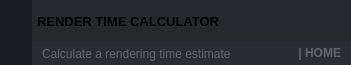
        <widget class="QFrame" name="frame_top">
         <property name="minimumSize">
          <size>
           <width>0</width>
           <height>65</height>
          </size>
         </property>
         <property name="maximumSize">
          <size>
           <width>16777215</width>
           <height>65</height>
          </size>
         </property>
         <property name="styleSheet">
          <string notr="true">background-color: transparent;</string>
         </property>
         <property name="frameShape">
          <enum>QFrame::NoFrame</enum>
         </property>
         <property name="frameShadow">
          <enum>QFrame::Raised</enum>
         </property>
         <layout class="QHBoxLayout" name="horizontalLayout_3">
          <property name="spacing">
           <number>0</number>
          </property>
          <property name="leftMargin">
           <number>0</number>
          </property>
          <property name="topMargin">
           <number>0</number>
          </property>
          <property name="rightMargin">
           <number>0</number>
          </property>
          <property name="bottomMargin">
           <number>0</number>
          </property>
          <item>
           <widget class="QFrame" name="frame_toggle">
            <property name="maximumSize">
             <size>
              <width>70</width>
              <height>16777215</height>
             </size>
            </property>
            <property name="styleSheet">
             <string notr="true">background-color: rgb(27, 29, 35);</string>
            </property>
            <property name="frameShape">
             <enum>QFrame::NoFrame</enum>
            </property>
            <property name="frameShadow">
             <enum>QFrame::Raised</enum>
            </property>
            <layout class="QVBoxLayout" name="verticalLayout_3">
             <property name="spacing">
              <number>0</number>
             </property>
             <property name="leftMargin">
              <number>0</number>
             </property>
             <property name="topMargin">
              <number>0</number>
             </property>
             <property name="rightMargin">
              <number>0</number>
             </property>
             <property name="bottomMargin">
              <number>0</number>
             </property>
             <item>
              <widget class="QPushButton" name="btn_toggle_menu">
               <property name="sizePolicy">
                <sizepolicy hsizetype="Expanding" vsizetype="Expanding">
                 <horstretch>0</horstretch>
                 <verstretch>0</verstretch>
                </sizepolicy>
               </property>
               <property name="styleSheet">
                <string notr="true">QPushButton {
	background-image: url(:/24x24/icons/24x24/cil-menu.png);
	background-position: center;
	background-repeat: no-reperat;
	border: none;
	background-color: rgb(27, 29, 35);
}
QPushButton:hover {
	background-color: rgb(33, 37, 43);
}
QPushButton:pressed {	
	background-color: rgb(85, 170, 255);
}</string>
               </property>
               <property name="text">
                <string/>
               </property>
              </widget>
             </item>
            </layout>
           </widget>
          </item>
          <item>
           <widget class="QFrame" name="frame_top_right">
            <property name="styleSheet">
             <string notr="true">background: transparent;</string>
            </property>
            <property name="frameShape">
             <enum>QFrame::NoFrame</enum>
            </property>
            <property name="frameShadow">
             <enum>QFrame::Raised</enum>
            </property>
            <layout class="QVBoxLayout" name="verticalLayout_2">
             <property name="spacing">
              <number>0</number>
             </property>
             <property name="leftMargin">
              <number>0</number>
             </property>
             <property name="topMargin">
              <number>0</number>
             </property>
             <property name="rightMargin">
              <number>0</number>
             </property>
             <property name="bottomMargin">
              <number>0</number>
             </property>
             <item>
              <widget class="QFrame" name="frame_top_btns">
               <property name="maximumSize">
                <size>
                 <width>16777215</width>
                 <height>42</height>
                </size>
               </property>
               <property name="styleSheet">
                <string notr="true">background-color: rgba(27, 29, 35, 200)</string>
               </property>
               <property name="frameShape">
                <enum>QFrame::NoFrame</enum>
               </property>
               <property name="frameShadow">
                <enum>QFrame::Raised</enum>
               </property>
               <layout class="QHBoxLayout" name="horizontalLayout_4">
                <property name="spacing">
                 <number>0</number>
                </property>
                <property name="leftMargin">
                 <number>0</number>
                </property>
                <property name="topMargin">
                 <number>0</number>
                </property>
                <property name="rightMargin">
                 <number>0</number>
                </property>
                <property name="bottomMargin">
                 <number>0</number>
                </property>
                <item>
                 <widget class="QFrame" name="frame_label_top_btns">
                  <property name="sizePolicy">
                   <sizepolicy hsizetype="Expanding" vsizetype="Preferred">
                    <horstretch>0</horstretch>
                    <verstretch>0</verstretch>
                   </sizepolicy>
                  </property>
                  <property name="frameShape">
                   <enum>QFrame::NoFrame</enum>
                  </property>
                  <property name="frameShadow">
                   <enum>QFrame::Raised</enum>
                  </property>
                  <layout class="QHBoxLayout" name="horizontalLayout_10">
                   <property name="spacing">
                    <number>0</number>
                   </property>
                   <property name="leftMargin">
                    <number>5</number>
                   </property>
                   <property name="topMargin">
                    <number>0</number>
                   </property>
                   <property name="rightMargin">
                    <number>10</number>
                   </property>
                   <property name="bottomMargin">
                    <number>0</number>
                   </property>
                   <item>
                    <widget class="QFrame" name="frame_icon_top_bar">
                     <property name="maximumSize">
                      <size>
                       <width>30</width>
                       <height>30</height>
                      </size>
                     </property>
                     <property name="styleSheet">
                      <string notr="true">background: transparent;
background-image: url(:/16x16/icons/16x16/cil-av-timer.png);
background-position: center;
background-repeat: no-repeat;
</string>
                     </property>
                     <property name="frameShape">
                      <enum>QFrame::StyledPanel</enum>
                     </property>
                     <property name="frameShadow">
                      <enum>QFrame::Raised</enum>
                     </property>
                    </widget>
                   </item>
                   <item>
                    <widget class="QLabel" name="label_title_bar_top">
                     <property name="font">
                      <font>
                       <family>Segoe UI</family>
                       <pointsize>10</pointsize>
                       <weight>75</weight>
                       <bold>true</bold>
                      </font>
                     </property>
                     <property name="styleSheet">
                      <string notr="true">background: transparent;
</string>
                     </property>
                     <property name="text">
                      <string>RENDER TIME CALCULATOR</string>
                     </property>
                    </widget>
                   </item>
                  </layout>
                 </widget>
                </item>
                <item alignment="Qt::AlignRight">
                 <widget class="QFrame" name="frame_btns_right">
                  <property name="sizePolicy">
                   <sizepolicy hsizetype="Expanding" vsizetype="Preferred">
                    <horstretch>0</horstretch>
                    <verstretch>0</verstretch>
                   </sizepolicy>
                  </property>
                  <property name="maximumSize">
                   <size>
                    <width>120</width>
                    <height>16777215</height>
                   </size>
                  </property>
                  <property name="frameShape">
                   <enum>QFrame::NoFrame</enum>
                  </property>
                  <property name="frameShadow">
                   <enum>QFrame::Raised</enum>
                  </property>
                  <layout class="QHBoxLayout" name="horizontalLayout_5">
                   <property name="spacing">
                    <number>0</number>
                   </property>
                   <property name="leftMargin">
                    <number>0</number>
                   </property>
                   <property name="topMargin">
                    <number>0</number>
                   </property>
                   <property name="rightMargin">
                    <number>0</number>
                   </property>
                   <property name="bottomMargin">
                    <number>0</number>
                   </property>
                   <item>
                    <widget class="QPushButton" name="btn_minimize">
                     <property name="sizePolicy">
                      <sizepolicy hsizetype="Minimum" vsizetype="Expanding">
                       <horstretch>0</horstretch>
                       <verstretch>0</verstretch>
                      </sizepolicy>
                     </property>
                     <property name="minimumSize">
                      <size>
                       <width>40</width>
                       <height>0</height>
                      </size>
                     </property>
                     <property name="maximumSize">
                      <size>
                       <width>40</width>
                       <height>16777215</height>
                      </size>
                     </property>
                     <property name="toolTip">
                      <string>Minimize</string>
                     </property>
                     <property name="styleSheet">
                      <string notr="true">QPushButton {	
	border: none;
	background-color: transparent;
}
QPushButton:hover {
	background-color: rgb(52, 59, 72);
}
QPushButton:pressed {	
	background-color: rgb(85, 170, 255);
}</string>
                     </property>
                     <property name="text">
                      <string/>
                     </property>
                     <property name="icon">
                      <iconset resource="files.qrc">
                       <normaloff>:/16x16/icons/16x16/cil-window-minimize.png</normaloff>:/16x16/icons/16x16/cil-window-minimize.png</iconset>
                     </property>
                    </widget>
                   </item>
                   <item>
                    <widget class="QPushButton" name="btn_maximize_restore">
                     <property name="sizePolicy">
                      <sizepolicy hsizetype="Minimum" vsizetype="Expanding">
                       <horstretch>0</horstretch>
                       <verstretch>0</verstretch>
                      </sizepolicy>
                     </property>
                     <property name="minimumSize">
                      <size>
                       <width>40</width>
                       <height>0</height>
                      </size>
                     </property>
                     <property name="maximumSize">
                      <size>
                       <width>40</width>
                       <height>16777215</height>
                      </size>
                     </property>
                     <property name="toolTip">
                      <string>Maximize</string>
                     </property>
                     <property name="styleSheet">
                      <string notr="true">QPushButton {	
	border: none;
	background-color: transparent;
}
QPushButton:hover {
	background-color: rgb(52, 59, 72);
}
QPushButton:pressed {	
	background-color: rgb(85, 170, 255);
}</string>
                     </property>
                     <property name="text">
                      <string/>
                     </property>
                     <property name="icon">
                      <iconset resource="files.qrc">
                       <normaloff>:/16x16/icons/16x16/cil-window-maximize.png</normaloff>:/16x16/icons/16x16/cil-window-maximize.png</iconset>
                     </property>
                    </widget>
                   </item>
                   <item>
                    <widget class="QPushButton" name="btn_close">
                     <property name="sizePolicy">
                      <sizepolicy hsizetype="Minimum" vsizetype="Expanding">
                       <horstretch>0</horstretch>
                       <verstretch>0</verstretch>
                      </sizepolicy>
                     </property>
                     <property name="minimumSize">
                      <size>
                       <width>40</width>
                       <height>0</height>
                      </size>
                     </property>
                     <property name="maximumSize">
                      <size>
                       <width>40</width>
                       <height>16777215</height>
                      </size>
                     </property>
                     <property name="toolTip">
                      <string>Close</string>
                     </property>
                     <property name="styleSheet">
                      <string notr="true">QPushButton {	
	border: none;
	background-color: transparent;
}
QPushButton:hover {
	background-color: rgb(52, 59, 72);
}
QPushButton:pressed {	
	background-color: rgb(85, 170, 255);
}</string>
                     </property>
                     <property name="text">
                      <string/>
                     </property>
                     <property name="icon">
                      <iconset resource="files.qrc">
                       <normaloff>:/16x16/icons/16x16/cil-x.png</normaloff>:/16x16/icons/16x16/cil-x.png</iconset>
                     </property>
                    </widget>
                   </item>
                  </layout>
                 </widget>
                </item>
               </layout>
              </widget>
             </item>
             <item>
              <widget class="QFrame" name="frame_top_info">
               <property name="maximumSize">
                <size>
                 <width>16777215</width>
                 <height>65</height>
                </size>
               </property>
               <property name="styleSheet">
                <string notr="true">background-color: rgb(39, 44, 54);</string>
               </property>
               <property name="frameShape">
                <enum>QFrame::NoFrame</enum>
               </property>
               <property name="frameShadow">
                <enum>QFrame::Raised</enum>
               </property>
               <layout class="QHBoxLayout" name="horizontalLayout_8">
                <property name="spacing">
                 <number>0</number>
                </property>
                <property name="leftMargin">
                 <number>10</number>
                </property>
                <property name="topMargin">
                 <number>0</number>
                </property>
                <property name="rightMargin">
                 <number>10</number>
                </property>
                <property name="bottomMargin">
                 <number>0</number>
                </property>
                <item>
                 <widget class="QLabel" name="label_top_info_1">
                  <property name="maximumSize">
                   <size>
                    <width>16777215</width>
                    <height>15</height>
                   </size>
                  </property>
                  <property name="font">
                   <font>
                    <family>Segoe UI</family>
                   </font>
                  </property>
                  <property name="styleSheet">
                   <string notr="true">color: rgb(98, 103, 111); </string>
                  </property>
                  <property name="text">
                   <string>Calculate a rendering time estimate</string>
                  </property>
                 </widget>
                </item>
                <item>
                 <widget class="QLabel" name="label_top_info_2">
                  <property name="minimumSize">
                   <size>
                    <width>0</width>
                    <height>0</height>
                   </size>
                  </property>
                  <property name="maximumSize">
                   <size>
                    <width>250</width>
                    <height>20</height>
                   </size>
                  </property>
                  <property name="font">
                   <font>
                    <family>Segoe UI</family>
                    <weight>75</weight>
                    <bold>true</bold>
                   </font>
                  </property>
                  <property name="styleSheet">
                   <string notr="true">color: rgb(98, 103, 111);</string>
                  </property>
                  <property name="text">
                   <string>| HOME</string>
                  </property>
                  <property name="alignment">
                   <set>Qt::AlignRight|Qt::AlignTrailing|Qt::AlignVCenter</set>
                  </property>
                 </widget>
                </item>
               </layout>
              </widget>
             </item>
            </layout>
           </widget>
          </item>
         </layout>
        </widget>
